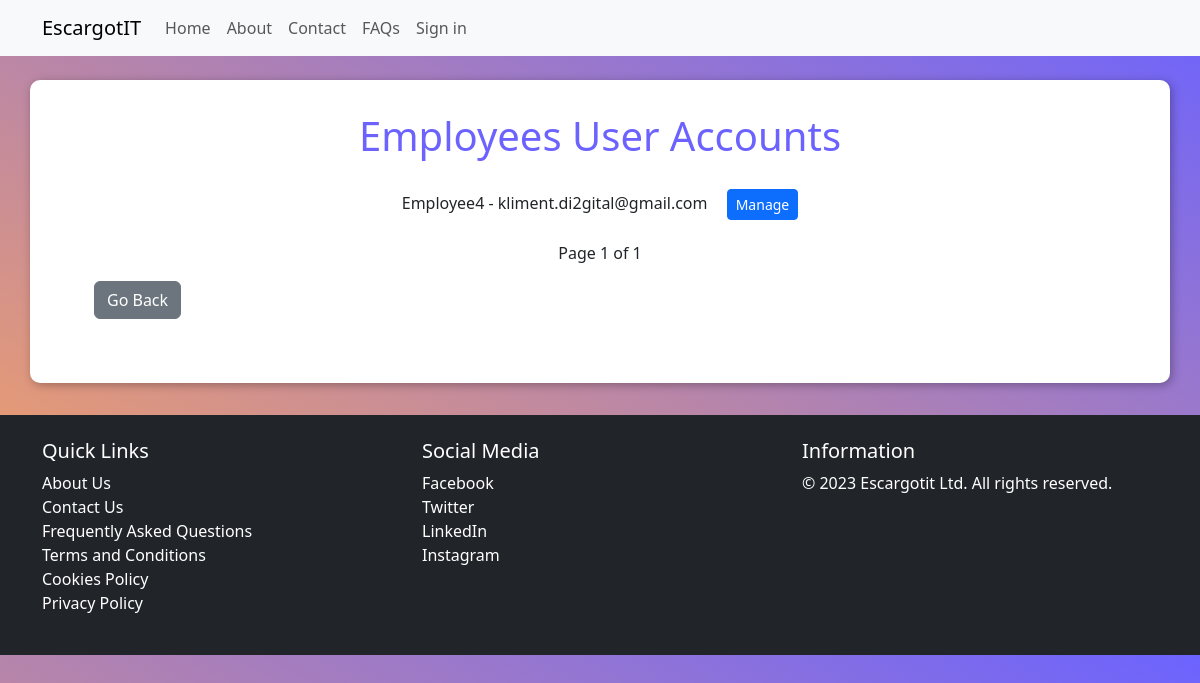
/employees/, run on the app's committed database.
### core/models.py (models this page shows, shortened)
class EmployeeUser(models.Model):
    user = models.OneToOneField(User, on_delete=models.CASCADE)
    admin = models.ForeignKey(AdminUser, on_delete=models.CASCADE, null=True, blank=True)
    can_create_snailbed = models.BooleanField(default=False)

### core/views.py (the view)
# urls.py: path('employees/', EmployeeUserListView.as_view(), name='employees'),
class EmployeeUserListView(ListView):
    model = EmployeeUser
    template_name = 'employee_user_list.html'  # Create this template
    context_object_name = 'employees'  # Context variable name for the list of employees
    ordering = ['user__username']  # Define your desired ordering
    paginate_by = 10  # Set the number of items per page (adjust as needed)

### templates/employee_user_list.html (shortened to what this page needs)
{% extends "base/base.html" %}
{% block content %}
<div class="main container mt-4">
    <h1>Employees User Accounts</h1>
    <ul>
        {% for employee in employees %}
            <li>
                <p>{{ employee.user.username }} - {{ employee.user.email }}
                <a href="{% url 'manage_employee' employee.id %}" class="btn btn-primary btn-sm">Manage</a>
            </li>
        {% empty %}
            <li>No employees found.</li>
        {% endfor %}
    </ul>
    <div class="pagination">
        <span class="step-links">
            {% if employees.has_previous and employees.has_next %}
                {% if employees.has_previous %}
                    <a href="?page=1">&laquo; first</a>
                    <a href="?page={{ employees.previous_page_number }}">previous</a>
                {% endif %}
                <span class="current-page">
                    Page {{ employees.number }} of {{ employees.paginator.num_pages }}
                </span>
                {% if employees.has_next %}
                    <a href="?page={{ employees.next_page_number }}">next</a>
                    <a href="?page={{ employees.paginator.num_pages }}">last &raquo;</a>
                {% endif %}
            {% else %}
                <span class="current-page">
                    Page 1 of 1
                </span>
            {% endif %}
        </span>
    </div>
    <div id="button-container">
        <a class="btn btn-secondary" href="{% url 'custom_admin_panel' %}">Go Back</a>
    </div>
</div>
{% endblock %}

### templates/employee_user_list.html (style rules this page uses)
body { background: linear-gradient(to bottom left, #6c63ff, #ffa659); }
.main.container { background-color: white; box-shadow: 2px 2px 10px rgba(0, 0, 0, 0.3); border-radius: 10px; margin-top: 2rem; margin-bottom: 2rem; padding: 1rem 3rem; }
h1 { color: #6c63ff; padding: 1rem; text-align: center; }
.main ul { padding-left: 0; display: flex; justify-content: center; }
.main li { list-style-type: none; display: flex; flex-direction: row; align-content: center; align-items: center; justify-content: space-between; }
.main li p { margin-bottom: 5px; margin-top: 5px; }
.main li a { margin-left: 15px; }
.pagination { justify-content: center; }
#button-container { padding: 1rem; margin-bottom: 2rem; }

### data on the page
EmployeeUser: user.username "Employee4", user.email "kliment.di2gital@gmail.com"
